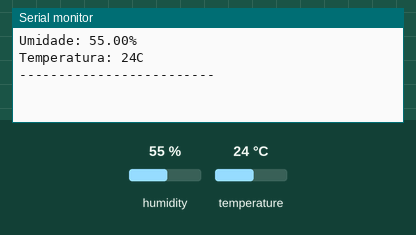
A sketch run on a simulated Arduino Uno, built with avr-gcc and run on an emulated ATmega328P. Parts: the last lines printed to the serial monitor. The test bench sets the inputs (shaded band); at power-on: humidity 55 %, temperature 24 °C.

Above: at 3.2 s.
3.3 s: humidity set to 22 %
At 5.0 s:
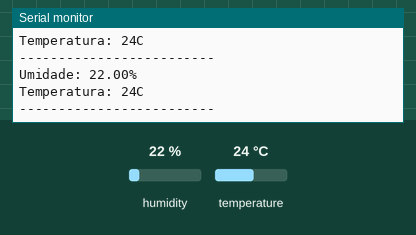
6.0 s: temperature set to 12 °C
At 7.4 s:
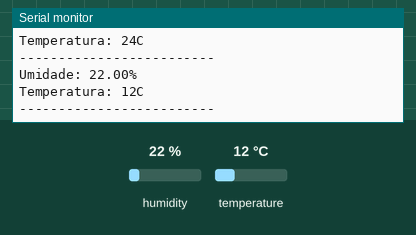
8.7 s: humidity set to 40 %
At 11.0 s:
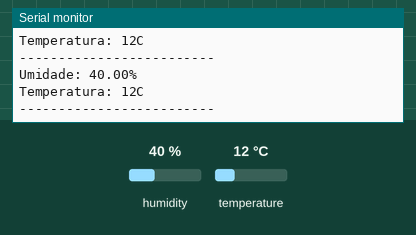
Timing chart, 0 to 12.5 s (numbered marks = the images above; inputs shaded):
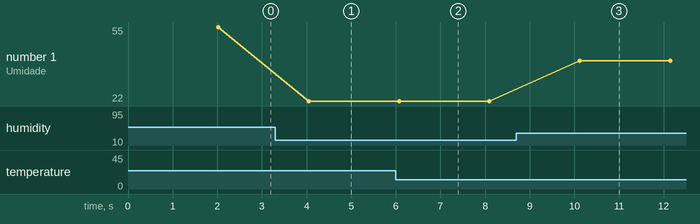

Measured:
- after the input at 3.3 s, the serial monitor: prints a new line after 0.75 s (image 1)
- after the input at 6.0 s, the serial monitor: prints a new line after 0.09 s (image 2)
- after the input at 8.7 s, the serial monitor: prints a new line after 1.4 s (image 3)
- plotted number 1: 55 → 22 after the input at 3.3 s, 22 → 40 after the input at 8.7 s

The sketch:

DHT11.ino
```cpp
#include <dht.h>
#define pin 4
dht sensor;


void setup() {
  Serial.begin(9600);
  delay(2000);


}

void loop() {
  sensor.read11(pin);
  Serial.print("Umidade: ");
  Serial.print(sensor.humidity);
  Serial.println("%");
  Serial.print("Temperatura: ");
  Serial.print(sensor.temperature,0);
  Serial.println("C");
  Serial.println("-------------------------");
  delay(2000);


}
```
